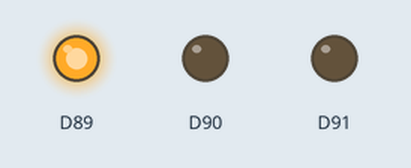
Bench run of a sketch on a simulated Arduino MKR. On the bench: output pins drawn as LEDs (lit = HIGH).

Above: at 0.5 s.
At 1.5 s:
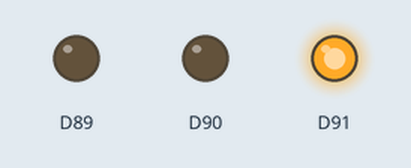
At 5.5 s:
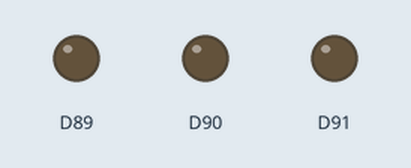
Timing chart, 0 to 6.9 s (numbered marks = the images above):
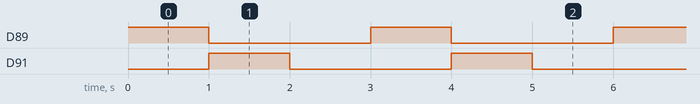

Measured:
- by itself, D89, D91: alternates HIGH for 1.0 s and LOW for 2.0 s
- by itself, everything shown: repeats every 3.0 s, in 3 steps

The sketch:

RGB_LED.ino.ino
```cpp
#include <WiFiNINA.h>
#include <utility/wifi_drv.h>

void setup() {
  WiFiDrv::pinMode(25, OUTPUT); //define green pin
  WiFiDrv::pinMode(26, OUTPUT); //define red pin
  WiFiDrv::pinMode(27, OUTPUT); //define blue pin
}

void loop() {
  WiFiDrv::analogWrite(25, 255);
  WiFiDrv::analogWrite(26, 0);
  WiFiDrv::analogWrite(27, 0);

  delay(1000);

/*
  WiFiDrv::analogWrite(25, 0);
  WiFiDrv::analogWrite(26, 255);
  WiFiDrv::analogWrite(27, 0);

  delay(1000);

*/

  WiFiDrv::analogWrite(25, 0);
  WiFiDrv::analogWrite(26, 0);
  WiFiDrv::analogWrite(27, 255);

  delay(1000);

  WiFiDrv::analogWrite(25, 0);
  WiFiDrv::analogWrite(26, 0);
  WiFiDrv::analogWrite(27, 0);

  delay(1000);
}
```
